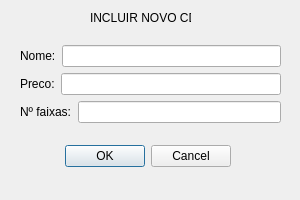
<?xml version="1.0" encoding="UTF-8"?>
<ui version="4.0">
 <class>IncluirCD</class>
 <widget class="QDialog" name="IncluirCD">
  <property name="geometry">
   <rect>
    <x>0</x>
    <y>0</y>
    <width>300</width>
    <height>200</height>
   </rect>
  </property>
  <property name="windowTitle">
   <string>Dialog</string>
  </property>
  <widget class="QDialogButtonBox" name="buttonBox">
   <property name="geometry">
    <rect>
     <x>-110</x>
     <y>140</y>
     <width>341</width>
     <height>32</height>
    </rect>
   </property>
   <property name="orientation">
    <enum>Qt::Horizontal</enum>
   </property>
   <property name="standardButtons">
    <set>QDialogButtonBox::Cancel|QDialogButtonBox::Ok</set>
   </property>
  </widget>
  <widget class="QLabel" name="label">
   <property name="geometry">
    <rect>
     <x>90</x>
     <y>10</y>
     <width>101</width>
     <height>16</height>
    </rect>
   </property>
   <property name="text">
    <string>INCLUIR NOVO CD</string>
   </property>
  </widget>
  <widget class="QWidget" name="">
   <property name="geometry">
    <rect>
     <x>20</x>
     <y>45</y>
     <width>261</width>
     <height>80</height>
    </rect>
   </property>
   <layout class="QVBoxLayout" name="verticalLayout">
    <item>
     <layout class="QHBoxLayout" name="horizontalLayout">
      <item>
       <widget class="QLabel" name="label_2">
        <property name="text">
         <string>Nome:</string>
        </property>
       </widget>
      </item>
      <item>
       <widget class="QLineEdit" name="nome"/>
      </item>
     </layout>
    </item>
    <item>
     <layout class="QHBoxLayout" name="horizontalLayout_2">
      <item>
       <widget class="QLabel" name="label_3">
        <property name="text">
         <string>Preco:</string>
        </property>
       </widget>
      </item>
      <item>
       <widget class="QLineEdit" name="preco"/>
      </item>
     </layout>
    </item>
    <item>
     <layout class="QHBoxLayout" name="horizontalLayout_3">
      <item>
       <widget class="QLabel" name="label_4">
        <property name="text">
         <string>Nº faixas:</string>
        </property>
       </widget>
      </item>
      <item>
       <widget class="QLineEdit" name="faixas"/>
      </item>
     </layout>
    </item>
   </layout>
  </widget>
 </widget>
 <resources/>
 <connections>
  <connection>
   <sender>buttonBox</sender>
   <signal>accepted()</signal>
   <receiver>IncluirCD</receiver>
   <slot>accept()</slot>
   <hints>
    <hint type="sourcelabel">
     <x>248</x>
     <y>254</y>
    </hint>
    <hint type="destinationlabel">
     <x>157</x>
     <y>274</y>
    </hint>
   </hints>
  </connection>
  <connection>
   <sender>buttonBox</sender>
   <signal>rejected()</signal>
   <receiver>IncluirCD</receiver>
   <slot>reject()</slot>
   <hints>
    <hint type="sourcelabel">
     <x>316</x>
     <y>260</y>
    </hint>
    <hint type="destinationlabel">
     <x>286</x>
     <y>274</y>
    </hint>
   </hints>
  </connection>
 </connections>
</ui>
